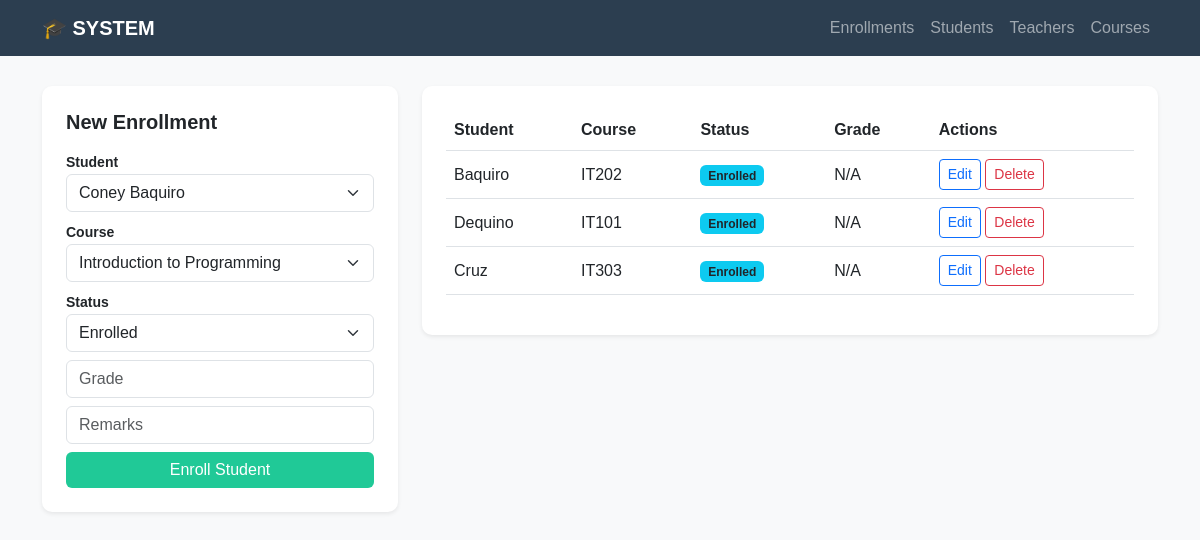
Before: / with the older database file.
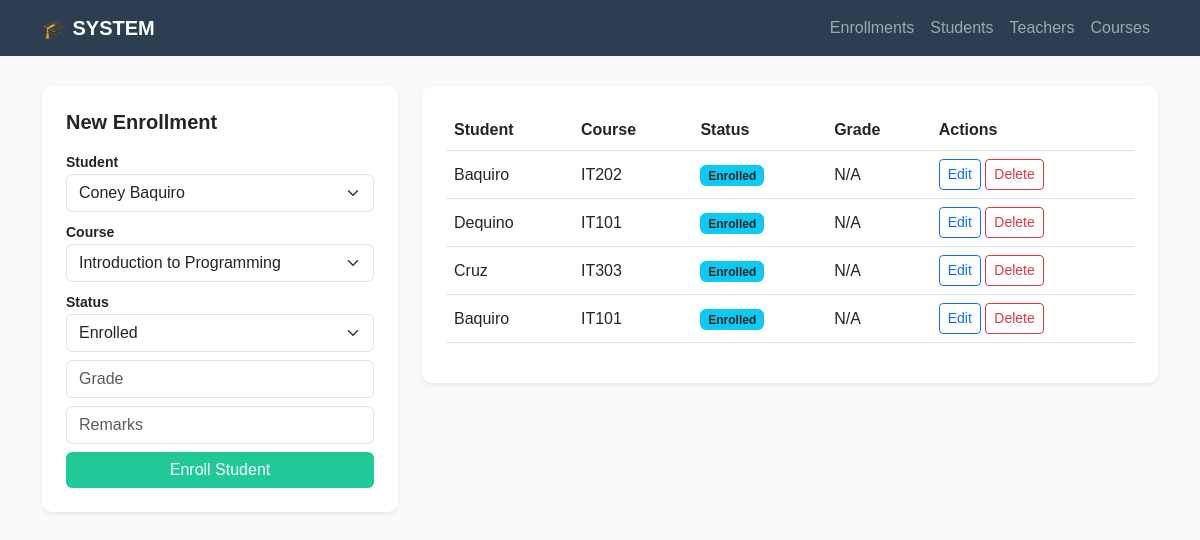
After: the same page with the newer database file.
### student/models.py (models this page shows, shortened)
class Enrollment(models.Model):
    student = models.ForeignKey(Student, on_delete=models.CASCADE)
    course = models.ForeignKey(Course, on_delete=models.CASCADE)
    enrollment_date = models.DateField(auto_now_add=True)
    status = models.CharField(max_length=20) # Enrolled / Dropped / Completed
    grade = models.DecimalField(max_digits=5, decimal_places=2, null=True, blank=True)
    remarks = models.CharField(max_length=50, null=True, blank=True)

class Student(models.Model):
    first_name = models.CharField(max_length=50)
    last_name = models.CharField(max_length=50)
    gender = models.CharField(max_length=10)
    birthdate = models.DateField()
    address = models.CharField(max_length=150)
    contact_number = models.CharField(max_length=15)
    email = models.EmailField(unique=True)
    year_level = models.IntegerField()
    program = models.CharField(max_length=100)
    enrollment_date = models.DateField(auto_now_add=True)

class Course(models.Model):
    course_code = models.CharField(max_length=20, unique=True)
    course_name = models.CharField(max_length=100)
    description = models.TextField()
    units = models.IntegerField()
    schedule = models.CharField(max_length=50)
    room_number = models.CharField(max_length=20)
    teacher = models.ForeignKey(Teacher, on_delete=models.CASCADE)
    semester = models.CharField(max_length=20)
    academic_year = models.CharField(max_length=20)

### student/views.py (the view, shortened to what this page needs)
# urls.py: path('', views.enrollment_list, name='home'),
def enrollment_list(request):
    context = {
        'enrollments': Enrollment.objects.all(),
        'students': Student.objects.all(),
        'courses': Course.objects.all(),
    }
    return render(request, 'student/enrollment_list.html', context)

### templates/student/enrollment_list.html (shortened to what this page needs)
{% extends 'student/base.html' %}
{% block content %}
<div class="row">
    <div class="col-md-4">
        <div class="card p-4 shadow-sm">
            <h5 class="fw-bold mb-3">New Enrollment</h5>
            <form method="POST"> {% csrf_token %}
                <label class="small fw-bold">Student</label>
                <select name="student" class="form-select mb-2" required>
                    {% for s in students %}<option value="{{ s.id }}">{{ s.first_name }} {{ s.last_name }}</option>{% endfor %}
                </select>
                <label class="small fw-bold">Course</label>
                <select name="course" class="form-select mb-2" required>
                    {% for c in courses %}<option value="{{ c.id }}">{{ c.course_name }}</option>{% endfor %}
                </select>
                <label class="small fw-bold">Status</label>
                <select name="status" class="form-select mb-2">
                    <option value="Enrolled">Enrolled</option>
                </select>
                <input type="text" name="grade" class="form-control mb-2" placeholder="Grade">
                <input type="text" name="remarks" class="form-control mb-2" placeholder="Remarks">
                <button type="submit" name="add_enrollment" class="btn btn-primary w-100">Enroll Student</button>
            </form>
        </div>
    </div>
    <div class="col-md-8">
        <div class="card p-4 shadow-sm">
            <table class="table align-middle">
                <thead><tr><th>Student</th><th>Course</th><th>Status</th><th>Grade</th><th>Actions</th></tr></thead>
                <tbody>
                    {% for e in enrollments %}
                    <tr>
                        <td>{{ e.student.last_name }}</td>
                        <td>{{ e.course.course_code }}</td>
                        <td><span class="badge bg-info text-dark">{{ e.status }}</span></td>
                        <td>{{ e.grade|default:"N/A" }}</td>
                        <td>
                            <button class="btn btn-sm btn-outline-primary" data-bs-toggle="modal" data-bs-target="#editEnroll{{ e.id }}">Edit</button>
                            <a href="{% url 'delete_enrollment' e.id %}" class="btn btn-sm btn-outline-danger" onclick="return confirm('Remove this enrollment?')">Delete</a>
                        </td>
                    </tr>
                    {% endfor %}
                </tbody>
            </table>
        </div>
    </div>
</div>
{% endblock %}

### templates/student/base.html (shortened to what this page needs)
<!DOCTYPE html>
<html lang="en">
<head>
    <link href="https://cdn.jsdelivr.net/npm/bootstrap@5.3.0/dist/css/bootstrap.min.css" rel="stylesheet">
</head>
<body>
    <nav class="navbar navbar-expand-lg navbar-dark">
        <div class="container">
            <a class="navbar-brand fw-bold" href="{% url 'home' %}">🎓 SYSTEM</a>
            <div class="navbar-nav ms-auto">
                <a class="nav-link" href="{% url 'home' %}">Enrollments</a>
                <a class="nav-link" href="{% url 'student_list' %}">Students</a>
                <a class="nav-link" href="{% url 'teacher_list' %}">Teachers</a>
                <a class="nav-link" href="{% url 'course_list' %}">Courses</a>
            </div>
        </div>
    </nav>
    <div class="container">
        {% block content %}{% endblock %}
    </div>
</body>
</html>

### templates/student/base.html (style rules this page uses)
body { background-color: #f8f9fa; font-family: sans-serif; }
.navbar { background-color: #2c3e50; margin-bottom: 30px; }
.card { border-radius: 10px; border: none; box-shadow: 0 4px 6px rgba(0,0,0,0.1); }
.btn-primary { background-color: #20c997; border: none; }

Changed rows visible on the page:
added Enrollment: student.last_name "Baquiro", course.course_code "IT101", status "Enrolled", grade "N/A"
